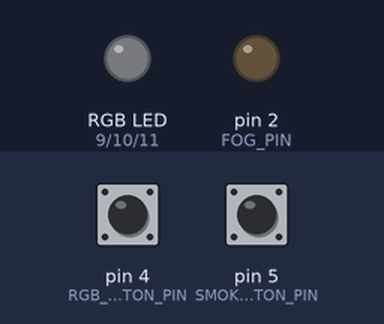
Recording of a sketch running on a simulated Arduino Uno, built with avr-gcc and run on an emulated ATmega328P. Parts: an RGB LED mixed from three pins (HIGH = lit), output pins drawn as LEDs (lit = HIGH). The test bench sets the inputs (shaded band); at power-on: pin 4 (RGB_BUTTON_PIN) HIGH, pin 5 (SMOKE_BUTTON_PIN) HIGH.

Above: at 1.2 s.
1.3 s: pin 4 (RGB_BUTTON_PIN) pulled LOW for 0.15 s
At 1.9 s:
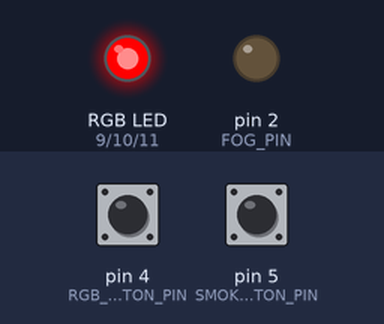
2.9 s: pin 5 (SMOKE_BUTTON_PIN) pulled LOW for 0.15 s
At 4.1 s:
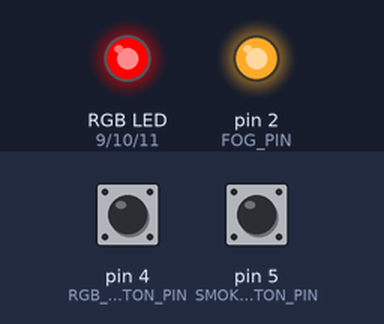
4.5 s: pin 4 (RGB_BUTTON_PIN) pulled LOW for 1 s
At 5.8 s:
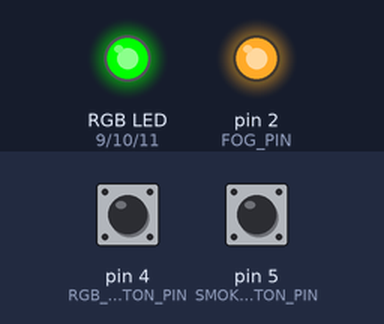
7.0 s: pin 5 (SMOKE_BUTTON_PIN) pulled LOW for 1 s
At 8.5 s:
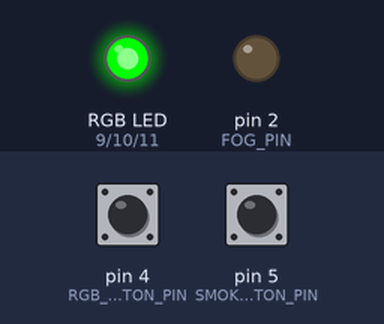
9.5 s: pin 4 (RGB_BUTTON_PIN) pulled LOW for 0.15 s
At 10.6 s:
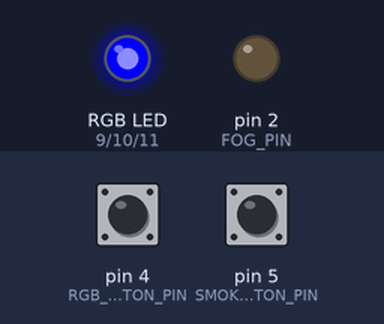
11.1 s: pin 5 (SMOKE_BUTTON_PIN) pulled LOW for 0.15 s
At 12.0 s:
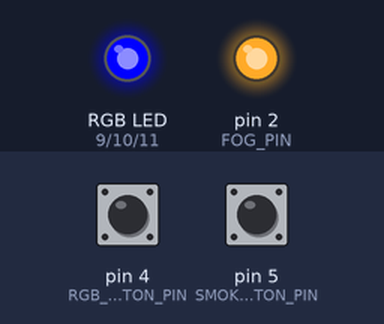
Timing chart, 0 to 13.7 s (numbered marks = the images above; inputs shaded):
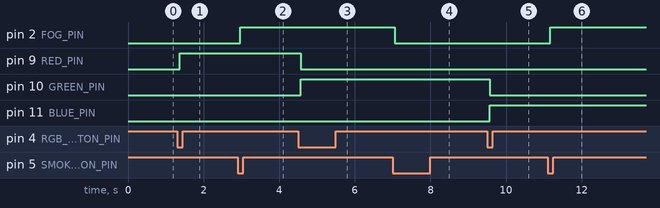

The sketch:

rgb_and_smoke.ino
```cpp
// ============================================================
//  WIRING:
//    RGB Button   -> Pin 4  (other to GND)
//    Smoke Button -> Pin 5  (other to GND)
//
//    JST +5V      -> Arduino 5V
//    JST GND      -> GND
//
//    Relay IN     -> Pin 2
//
//    Red cable    -> Pin 9
//    Green cable  -> Pin 10
//    Blue cable   -> Pin 11
//
// ============================================================

// Pin Definitions
const int RGB_BUTTON_PIN   = 4;
const int SMOKE_BUTTON_PIN = 5;
const int FOG_PIN          = 2;
const int RED_PIN          = 9;
const int GREEN_PIN        = 10;
const int BLUE_PIN         = 11;

// State
bool rgbEnabled   = false;
bool smokeEnabled = false;

int lightMode = 0;
int const NUM_COLOURS = 6;

bool policeRed = true;
unsigned long lastPoliceTime = 0;

// Button debounce for RGB button
int  rgbBtnLast       = HIGH;
int  rgbBtnState      = HIGH;
unsigned long rgbDebounce = 0;

// Button debounce for Smoke button
int  smokeBtnLast       = HIGH;
int  smokeBtnState      = HIGH;
unsigned long smokeDebounce = 0;

const unsigned long DEBOUNCE_DELAY = 50;

// Settings
const int   CYCLE_SPEED = 2;   // Lower = faster (1–20)
const float BRIGHTNESS  = 1.0; // 0.0 – 1.0

// Colour cycle
int hue = 0;

void setup() {
  pinMode(RGB_BUTTON_PIN, INPUT_PULLUP);
  pinMode(SMOKE_BUTTON_PIN, INPUT_PULLUP);
  pinMode(FOG_PIN, OUTPUT);
  pinMode(RED_PIN, OUTPUT);
  pinMode(GREEN_PIN, OUTPUT);
  pinMode(BLUE_PIN, OUTPUT);

  digitalWrite(FOG_PIN, LOW);
  allOff();

  Serial.begin(9600);
}

void loop() {
  handleRGBButton();
  handleSmokeButton();

  // Colour
  setLight();

  // Fog
  digitalWrite(FOG_PIN, smokeEnabled ? HIGH : LOW);

  delay(20);
}

void handleRGBButton() {
  int reading = digitalRead(RGB_BUTTON_PIN);

  if (reading != rgbBtnLast) rgbDebounce = millis();

  if ((millis() - rgbDebounce) > DEBOUNCE_DELAY) {
    if (reading != rgbBtnState) {
      rgbBtnState = reading;
      if (rgbBtnState == LOW) {
        lightMode = (lightMode + 1) % NUM_COLOURS;
      }
    }
  }
  rgbBtnLast = reading;
}


void handleSmokeButton() {
  int reading = digitalRead(SMOKE_BUTTON_PIN);
  if (reading != smokeBtnLast)
  {
    smokeDebounce = millis();
  }

  if ((millis() - smokeDebounce) > DEBOUNCE_DELAY)
   {
    if (reading != smokeBtnState)
     {
      smokeBtnState = reading;
      if (smokeBtnState == LOW)
      {
        smokeEnabled = !smokeEnabled;
      }
    }
  }
  smokeBtnLast = reading;
}

void setLight() {

  switch (lightMode) {
    case 0: // Off
      allOff();
      break;
    case 1: // Red
      setRGB(255, 0, 0);
      break;
    case 2: // Green
      setRGB(0, 255, 0);
      break;
    case 3: // blue
      setRGB(0, 0, 255);
      break;
    case 4: // Rainbow
      hue = (hue + CYCLE_SPEED) % 360;
      setHue(hue);
      break;
    case 5: // Police
      if (millis() - lastPoliceTime > 500) {
        lastPoliceTime = millis();
        policeRed = !policeRed;
        policeRed ? setRGB(255, 0, 0) : setRGB(0, 0, 255);
      }
      break;
  }
}

void setRGB(int r, int g, int b) {
  analogWrite(RED_PIN,   r * BRIGHTNESS);
  analogWrite(GREEN_PIN, g * BRIGHTNESS);
  analogWrite(BLUE_PIN,  b * BRIGHTNESS);
}

void setHue(int h) {
  int r, g, b;
  int sector    = h / 60;
  int remainder = h % 60;
  int fade      = (remainder * 255) / 60;

  switch (sector) {
    case 0: r = 255;        g = fade;        b = 0;          break;
    case 1: r = 255 - fade; g = 255;         b = 0;          break;
    case 2: r = 0;          g = 255;         b = fade;       break;
    case 3: r = 0;          g = 255 - fade;  b = 255;        break;
    case 4: r = fade;       g = 0;           b = 255;        break;
    case 5: r = 255;        g = 0;           b = 255 - fade; break;
    default: r = 0; g = 0; b = 0;
  }

  r = (int)(r * BRIGHTNESS);
  g = (int)(g * BRIGHTNESS);
  b = (int)(b * BRIGHTNESS);

  analogWrite(RED_PIN,   r);
  analogWrite(GREEN_PIN, g);
  analogWrite(BLUE_PIN,  b);
}

void allOff() {
  analogWrite(RED_PIN,   0);
  analogWrite(GREEN_PIN, 0);
  analogWrite(BLUE_PIN,  0);
}
```

Measured:
- after the input at 1.3 s, pin 9 (RED_PIN): LOW → HIGH after 0.06 s
- after the input at 2.9 s, pin 2 (FOG_PIN): LOW → HIGH after 0.07 s
- after the input at 4.5 s, pin 9 (RED_PIN): HIGH → LOW after 0.07 s; pin 10 (GREEN_PIN): LOW → HIGH after 0.07 s
- after the input at 7.0 s, pin 2 (FOG_PIN): HIGH → LOW after 0.06 s
- after the input at 9.5 s, pin 10 (GREEN_PIN): HIGH → LOW after 0.07 s; pin 11 (BLUE_PIN): LOW → HIGH after 0.07 s
- after the input at 11.1 s, pin 2 (FOG_PIN): LOW → HIGH after 0.07 s
